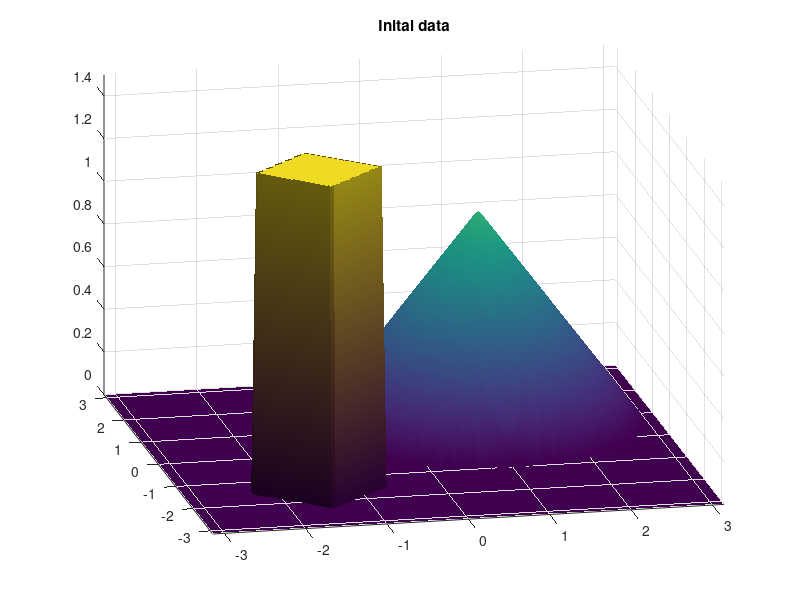

The MATLAB source for this figure: (Note: this script raises an error after producing the figure.)
%{
	Eva Lott
	University of Dundee BSc project
	'Time splitting spectral methods for Schrodinger equations in the
	semiclassical'
	
	12/01/20
	strangSplittingPDE.m
	Example taken from
	https://folk.ntnu.no/andreas/OpSplit/Chapter2/Example2_2.html

	Demonstrating a splitting method in a linear transport problem.
%}
clf
clc
clear

N     = 128;  % Number of grid points. NB, N must be even!
T     = 0.25; % Final time
dt    = T/6;  % Time step in splitting
x     = linspace(-pi,pi,N); y=x;
[X,Y] = meshgrid(x,y);
r1    = sqrt((X-1).^2+(Y-1).^2);
r2    = abs(X+1.5)+abs(Y+1.5);
u0    = max(0.0,1-0.5*r1) + 1.5*(r2<0.8);


surf(x,y,u0), axis([-pi pi -pi pi 0 1.5]),
shading interp; light, view(-12,24), title('Inital data')

Nt=ceil(T/dt); dt=T/Nt;
u=zeros(length(x),length(y),Nt+1);
u(:,:,1)=u0;
for i=1:Nt
	u1         = heat(u(:,:,i),dt,1);   % Diffusing in the x-direction
	u(:,:,i+1) = heat(u1,dt,2);         % Diffusing in the y-direction
end

surf(x,y,u(:,:,Nt+1)); axis([-pi pi -pi pi 0 1.5])
shading interp; light, view(-12,24), title('Solution')


function u=heat(u,t,dir)
%%
% Numerically solves the heat equation (for a time |t|)
% 
% $$u_t = u_{xx}$$
% 
% with initial data |u| and periodic boundary conditions by a spectral 
% differentiation method. |u| must be a matrix and |x| is a coordinate in
% the column direction if |dir=1| and in the row direction if |dir==2|.
% Default is |dir=1|. 



%% Initial setup
if (dir>2),
	error('Only 2D diffusions allowed');
end;
transpose=0;
S=size(u);
N=S(1);
if (N==1),
	u=u';
	transpose=1;
end;
if nargin<3,
	dir=1;
end;
if (dir==2)
	u=u';
	transpose=1;
end;
S=size(u);
N=S(1);
if (mod(N,2)~=0),
	error('Not even length');
end;
%%
% Using a spectral scheme to solve the 1D heat equation for 
% each column of u. 
n=[0:N/2-1 0 -N/2+1:-1]';
e=ones(1,S(2));
uhat=fft(u);
uhat=(exp(-t.*n.^2)*e).*uhat;
u=real(ifft(uhat));
if (transpose)
	u=u';
end;
end